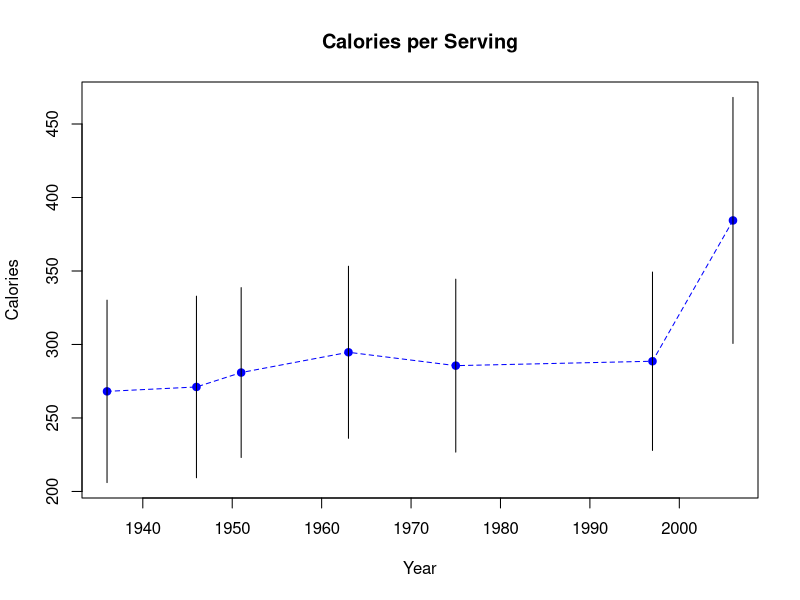

Reproduce this figure in R.
## ---- chunk 1
CookingTooMuch.dat <- data.frame(
  Year=c(1936, 1946, 1951, 1963, 1975, 1997, 2006),
  CaloriesPerRecipeMean = c(2123.8, 2122.3, 2089.9, 2250.0, 2234.2, 2249.6, 3051.9),
  CaloriesPerRecipeSD = c(1050.0, 1002.3, 1009.6, 1078.6, 1089.2, 1094.8, 1496.2),
  CaloriesPerServingMean = c(268.1, 271.1, 280.9, 294.7, 285.6, 288.6, 384.4),
  CaloriesPerServingSD = c(124.8, 124.2, 116.2, 117.7, 118.3, 122.0, 168.3),
  ServingsPerRecipeMean = c(12.9, 12.9, 13.0, 12.7, 12.4, 12.4, 12.7),
  ServingsPerRecipeSD = c(13.3, 13.3, 14.5, 14.6, 14.3, 14.3, 13.0)
)
## ---- chunk 2
n <- 18
## ---- chunk 3
StandardError <- function(sigma, n) {
  sigma/sqrt(n)
}
ConfidenceBound <- function(sigma, n, alpha = 0.05) {
qt(1-alpha/2, n-1)*StandardError(sigma,n)
}
## ---- chunk 4
PlotCookingTooMuch.dat <- CookingTooMuch.dat
PlotCookingTooMuch.dat$CaloriesPerServing <- PlotCookingTooMuch.dat$CaloriesPerServingMean
PlotCookingTooMuch.dat$Lower <- PlotCookingTooMuch.dat$CaloriesPerServing - ConfidenceBound(CookingTooMuch.dat$CaloriesPerServingSD, n)
PlotCookingTooMuch.dat$Upper <- PlotCookingTooMuch.dat$CaloriesPerServing + ConfidenceBound(CookingTooMuch.dat$CaloriesPerServingSD, n)
PlotCookingTooMuch.dat <- PlotCookingTooMuch.dat[,c("Year","CaloriesPerServing","Lower","Upper")]
## ---- chunk 5
print(PlotCookingTooMuch.dat)
## ---- chunk 6
CompValues <- PlotCookingTooMuch.dat[c(1,7),c("Lower","Upper")]
ReferenceValues <- matrix(c(1638.7, 2608.9, 2360.7, 3743.1),nrow=2,byrow=TRUE)
CompValues
ReferenceValues
any(abs(CompValues-ReferenceValues)>0.1)
## ---- chunk 7
CookingTooMuch.dat <- NULL
## ---- chunk 8
plot(CaloriesPerServing ~ Year, data=PlotCookingTooMuch.dat,
     col="blue", pch=19,
     main="Calories per Serving", 
     ylab="Calories", 
     ylim=c(min(PlotCookingTooMuch.dat$Lower), max(PlotCookingTooMuch.dat$Upper)))
lines(CaloriesPerServing ~ Year, data=PlotCookingTooMuch.dat, 
      lty="dashed", col="blue", lend=2)
segments(x0=PlotCookingTooMuch.dat$Year, 
         y0=PlotCookingTooMuch.dat$Lower, 
         x1=PlotCookingTooMuch.dat$Year, 
         y1=PlotCookingTooMuch.dat$Upper)
